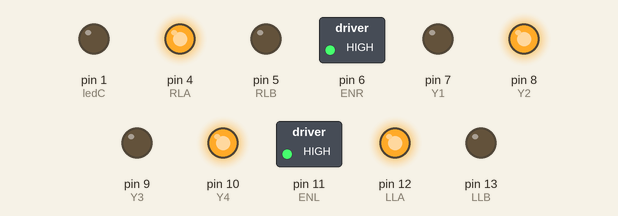
The sketch below on a simulated Arduino Uno, built with avr-gcc and run on an emulated ATmega328P. On the bench: switched loads named in the sketch (green lamp = pin HIGH), output pins drawn as LEDs (lit = HIGH).

Above: at 0.05 s.
At 0.95 s:
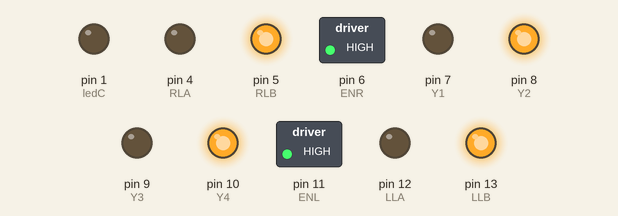
At 1.7 s:
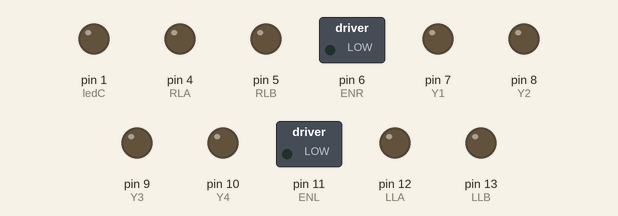
At 2.95 s:
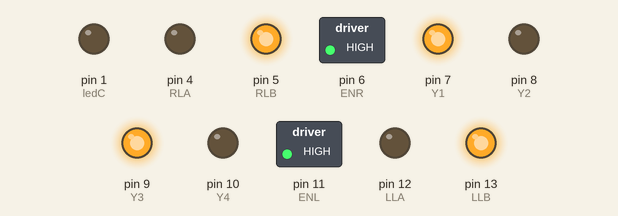
At 4.2 s:
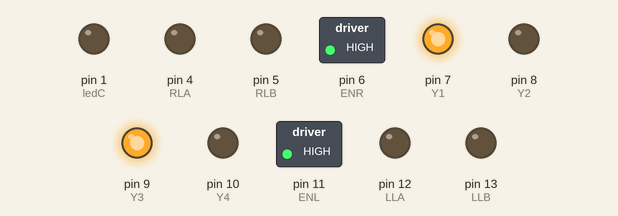
At 5.85 s:
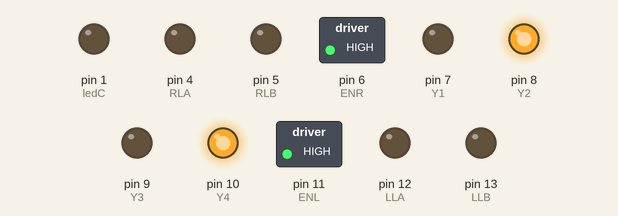
Timing chart, 0 to 6.2 s (numbered marks = the images above):
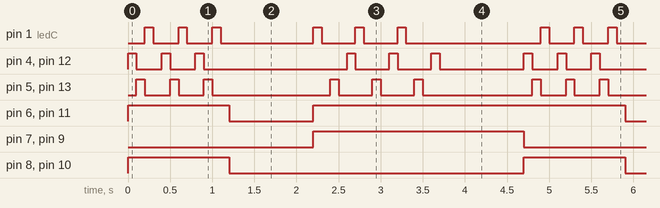

The sketch:

motor_BACKWARDS___FORWARD.ino
```cpp
int counter;
const int LLA=12;
const int LLB=13;
const int RLA=4;
const int RLB=5;
const int ledC=1;
const int ENR=6;
const int Y1=7;
const int Y2=8;
const int ENL=11;
const int Y3=9;
const int Y4=10;

void setup() {
  // put your setup code here, to run once:
pinMode(LLA, OUTPUT);
pinMode(LLB, OUTPUT);
pinMode(RLA, OUTPUT);
pinMode(RLB,OUTPUT);
pinMode(ledC, OUTPUT);
pinMode(ENR, OUTPUT);
pinMode(Y1,OUTPUT);
pinMode(Y2,OUTPUT);
pinMode(ENL,OUTPUT);
pinMode(Y3,OUTPUT);
pinMode(Y4,OUTPUT);
}

void loop() {

  digitalWrite(ENR,HIGH);
digitalWrite(ENL,HIGH);

digitalWrite(Y1,LOW);
digitalWrite(Y2,HIGH);
digitalWrite(Y3,LOW);
digitalWrite(Y4,HIGH);

for(int i =0; i<3; i++){
digitalWrite(LLA,HIGH);
digitalWrite(RLA,HIGH);
delay(100);
digitalWrite(LLA,LOW);
digitalWrite(RLA,LOW);
digitalWrite(LLB,HIGH);
digitalWrite(RLB,HIGH);
delay(100);
digitalWrite(LLB,LOW);
digitalWrite(RLB,LOW);
digitalWrite(ledC,HIGH);
delay(100);
digitalWrite(ledC,LOW);
delay(100);
}

digitalWrite(ENR,LOW);
digitalWrite(ENL,LOW);

digitalWrite(Y1,LOW);
digitalWrite(Y2,LOW);
digitalWrite(Y3,LOW);
digitalWrite(Y4,LOW);
delay(1000);

 digitalWrite(ENR,HIGH);
digitalWrite(ENL,HIGH);

digitalWrite(Y1,HIGH);
digitalWrite(Y2,LOW);
digitalWrite(Y3,HIGH);
digitalWrite(Y4,LOW);

for(int i =0; i<3; i++){
 digitalWrite(ledC,HIGH);
delay(100);
digitalWrite(ledC,LOW);
delay(100);
digitalWrite(LLB,HIGH);
digitalWrite(RLB,HIGH);
delay(100);
digitalWrite(LLB,LOW);
digitalWrite(RLB,LOW);
delay(100);
digitalWrite(LLA,HIGH);
digitalWrite(RLA,HIGH);
delay(100);
digitalWrite(LLA,LOW);
digitalWrite(RLA,LOW);
}
delay(1000);

}
```

MOTOR_BACKWARDS1.ino
```cpp

```

Measured:
- by itself, pin 6 (ENR), pin 11 (ENL): repeats every 4.7 s: LOW 1.0 s, HIGH 3.7 s
- by itself, pin 7 (Y1), pin 9 (Y3): alternates HIGH for 2.5 s and LOW for 2.2 s
- by itself, pin 8 (Y2), pin 10 (Y4): alternates HIGH for 1.2 s and LOW for 3.5 s
- by itself, pin 1 (ledC): repeats every 4.7 s: 2 × (LOW 0.30 s, HIGH 0.10 s), LOW 1.1 s, 2 × (HIGH 0.10 s, LOW 0.40 s), HIGH 0.10 s, LOW 1.6 s, HIGH 0.10 s
- by itself, pin 4 (RLA), pin 12 (LLA): repeats every 4.7 s: 2 × (LOW 0.30 s, HIGH 0.10 s), LOW 1.7 s, 2 × (HIGH 0.10 s, LOW 0.40 s), HIGH 0.10 s, LOW 1.0 s, HIGH 0.10 s
